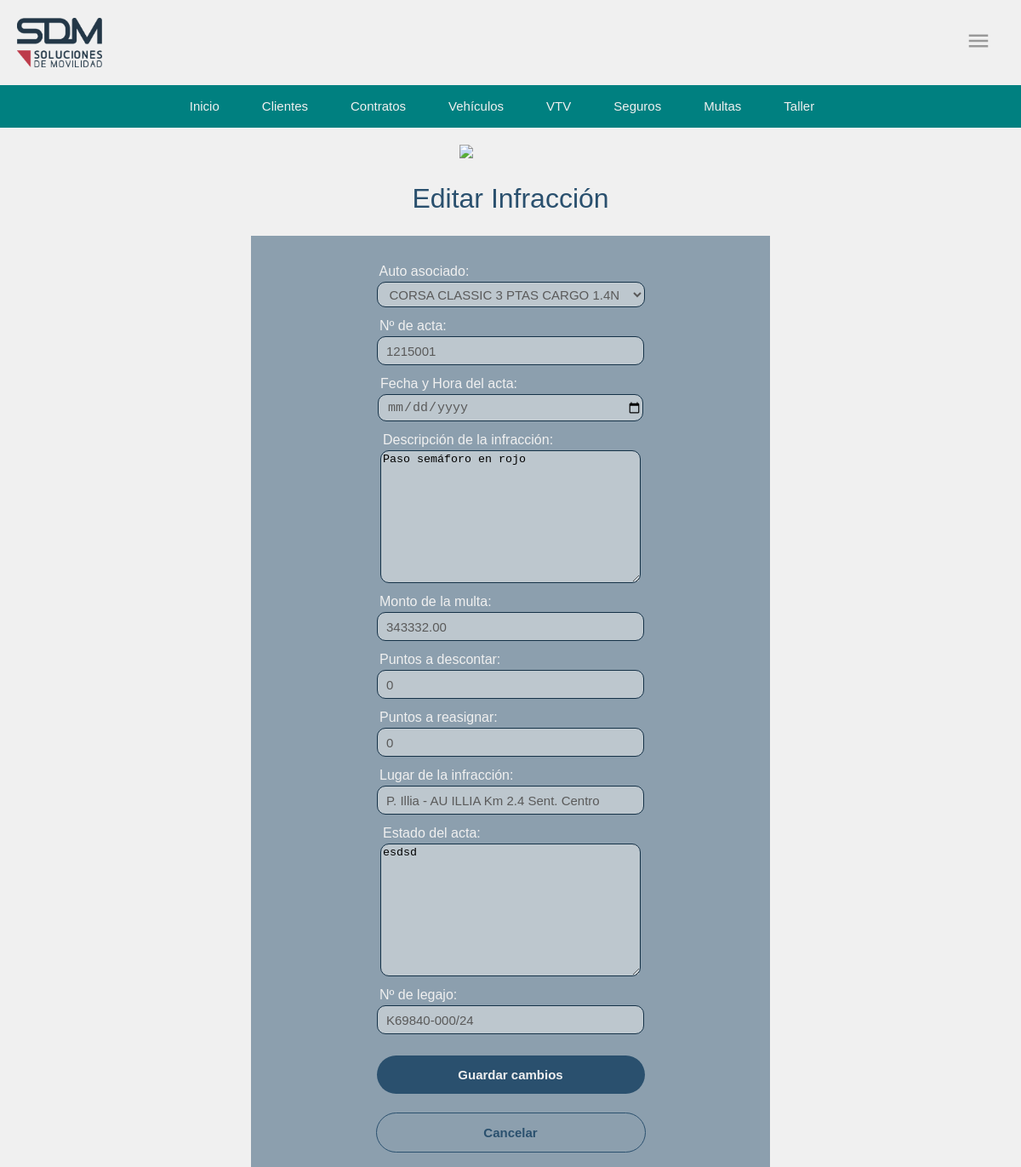
/operacion/infracciones/editar/1/ (signed in), run on the app's committed database.
### operacion/models.py (models this page shows, shortened)
class Infracciones(models.Model):
    auto = models.ForeignKey(Automovil, on_delete=models.CASCADE, verbose_name="Auto asociado", related_name="actas")
    numero = models.CharField(max_length=20, unique=True, verbose_name="Nº de acta")
    fecha = models.DateTimeField(verbose_name="Fecha y Hora del acta")
    infraccion = models.TextField(verbose_name="Descripción de la infracción")
    monto = models.DecimalField(max_digits=10, decimal_places=2, verbose_name="Monto de la multa")
    puntos_descontar = models.IntegerField(default=0, verbose_name="Puntos a descontar")
    puntos_reasignar = models.IntegerField(default=0, verbose_name="Puntos a reasignar")
    lugar = models.CharField(max_length=255, verbose_name="Lugar de la infracción")
    estado = models.TextField(verbose_name="Estado del acta")
    legajo = models.CharField(max_length=20, verbose_name="Nº de legajo")

### operacion/views.py (the view)
# urls.py: path('infracciones/editar/<int:pk>/', editar_infraccion, name='editar_infraccion'),
@login_required
def editar_infraccion(request, pk):
    infraccion = get_object_or_404(Infracciones, pk=pk)
    if request.method == 'POST':
        form = InfraccionesForm(request.POST, instance=infraccion)
        if form.is_valid():
            form.save()
            return redirect('listado_infracciones')  # Redirige al listado después de guardar
    else:
        form = InfraccionesForm(instance=infraccion)
    return render(request, 'infracciones/editar_infraccion.html', {'form': form})

### operacion/forms.py
class InfraccionesForm(forms.ModelForm):
    class Meta:
        model = Infracciones
        fields = '__all__'  # Incluye todos los campos del modelo
        widgets = {
            'fecha': forms.DateInput(
                attrs={'type': 'date', 'class': 'form-control'}
            ),
            'monto': forms.NumberInput(attrs={'min': 0}),
            'descripcion': forms.Textarea(attrs={'class': 'form-control', 'rows': 3}),
        }
    def __init__(self, *args, **kwargs):
        super().__init__(*args, **kwargs)
        self.fields['auto'].queryset = Automovil.objects.filter(visibilidad=True)

### operacion/models.py (called while the page is built)
    def __str__(self):
        return f"{self.nombre} - {self.marca.nombre}"

    def __str__(self):
        return f"{self.marca} ({self.patente})"

### operacion/templates/infracciones/editar_infraccion.html (shortened to what this page needs)
{% load static %}
<!DOCTYPE html>
<html lang="es">
<head>
    <link rel="stylesheet" type="text/css" href="{% static './style_form.css' %}">
</head>
<body class="app">
    <div class="head">
        {% include 'cabecera.html' %}
        {% include 'bnav.html' %}
    </div>
    <a href="{% url 'listado_infracciones' %}" class="btn-atras">
        <img src="{% static 'operacion/img/atras.svg' %}">
    </a>
    <h1>Editar Infracción</h1>
    <form method="post">
        {{ form.as_p }}
        <button type="submit">Guardar cambios</button>
        <a href="{% url 'listado_infracciones' %}">Cancelar</a>
    </form>
</body>
</html>

### operacion/static/style_form.css (style rules this page uses)
body { margin: 0; padding: 0; }
:root { --background: rgb(240,240,240); --foreground: rgb(42, 80, 110); }
.app { display: flex; flex-direction: column; justify-content: center; align-items: center; background-color: var(--background); }
.head { position: sticky; top: 0; z-index: 99; }
h1 { color:var(--foreground); font-family: Verdana, Geneva, Tahoma, sans-serif; font-weight: lighter; margin: 25px; }
form button { margin: 20px; width: 315px; height: 45px; background-color: rgb(42, 80, 110); border-radius: 50px; border: 0px; color: rgb(240,240,240); font-size: 15px; font-family: Verdana, Geneva, Tahoma, sans-serif; font-weight: bold; }
form a { margin: 2px; width: 315px; height: 45px; border-radius: 50px; border: solid 1px rgb(42, 80, 110); color: rgb(42, 80, 110); font-size: 15px; font-family: Verdana, Geneva, Tahoma, sans-serif; font-weight: bold; text-decoration: none; text-align: center; align-content: center; }

### operacion/static/style_cabecera.css (style rules this page uses)
body { margin: 0; padding: 0; }

### operacion/static/style_bnav.css (style rules this page uses)
body { margin: 0; padding: 0; }

### data on the page
Infracciones: auto "CORSA CLASSIC 3 PTAS CARGO 1.4N - Chevrolet (XCV567)", numero "1215001", infraccion "Paso semáforo en rojo", monto "343332.00", puntos_descontar "0", puntos_reasignar "0", lugar "P. Illia - AU ILLIA Km 2.4 Sent. Centro", estado "esdsd", legajo "K69840-000/24"
